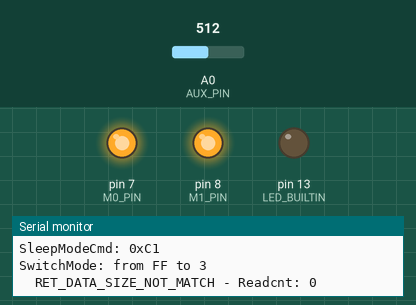
A sketch run on a simulated Arduino Uno, built with avr-gcc and run on an emulated ATmega328P. On the bench: output pins drawn as LEDs (lit = HIGH), the last lines printed to the serial monitor. Dashed ring = blinking. Inputs (shaded band) come from the test bench; at power-on: A0 (AUX_PIN) = 512. Random numbers use the default seed unless the sketch sets one.

Above: at 0.1 s.
At 3.6 s:
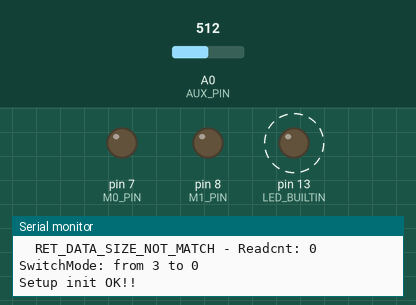
3.7 s: A0 (AUX_PIN) set to 54
6.7 s: A0 (AUX_PIN) set to 46
8.2 s: A0 (AUX_PIN) set to 68
At 8.7 s:
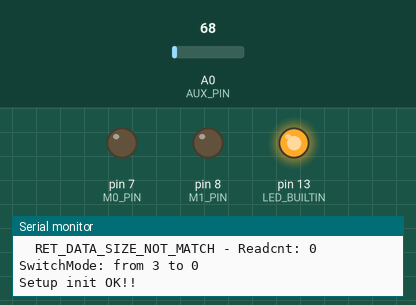
11.2 s: A0 (AUX_PIN) set to 48
Timing chart, 0 to 13.7 s (numbered marks = the images above; inputs shaded):
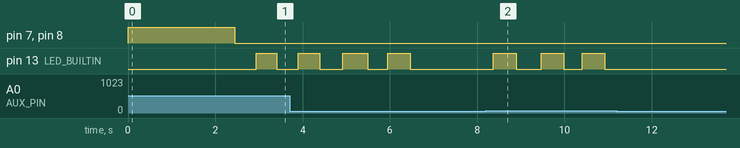

The sketch:

Lora_E32.ino
```cpp
/**
 * E32-TTL-100 Transceiver Interface
 *
 * @author Bob Chen (bob-0505@gotmail.com)
 * @date 1 November 2017
 * https://github.com/Bob0505/E32-TTL-100
 */
#include <SoftwareSerial.h>

#include "E32-TTL-100.h"

/*
 need series a 4.7k Ohm resistor between .
 UNO/NANO(5V mode)                E32-TTL-100
    *--------*                      *------*
    | D7     | <------------------> | M0   |
    | D8     | <------------------> | M1   |
    | A0     | <------------------> | AUX  |
    | D10(Rx)| <---> 4.7k Ohm <---> | Tx   |
    | D11(Tx)| <---> 4.7k Ohm <---> | Rx   |
    *--------*                      *------*
*/
#define M0_PIN  7
#define M1_PIN  8
#define AUX_PIN A0
#define SOFT_RX 10
#define SOFT_TX 11

SoftwareSerial softSerial(SOFT_RX, SOFT_TX);  // RX, TX

//=== AUX ===========================================+
bool AUX_HL;
bool ReadAUX()
{
  int val = analogRead(AUX_PIN);

  if(val<50)
  {
    AUX_HL = LOW;
  }else {
    AUX_HL = HIGH;
  }

  return AUX_HL;
}

//return default status
RET_STATUS WaitAUX_H()
{
  RET_STATUS STATUS = RET_SUCCESS;

  uint8_t cnt = 0;
  uint8_t data_buf[100], data_len;

  while((ReadAUX()==LOW) && (cnt++<TIME_OUT_CNT))
  {
    Serial.print(".");
    delay(100);
  }

  if(cnt==0)
  {
  }
  else if(cnt>=TIME_OUT_CNT)
  {
    STATUS = RET_TIMEOUT;
    Serial.println(" TimeOut");
  }
  else
  {
    Serial.println("");
  }

  return STATUS;
}
//=== AUX ===========================================-
//=== Mode Select ===================================+
bool chkModeSame(MODE_TYPE mode)
{
  static MODE_TYPE pre_mode = MODE_INIT;

  if(pre_mode == mode)
  {
    //Serial.print("SwitchMode: (no need to switch) ");  Serial.println(mode, HEX);
    return true;
  }
  else
  {
    Serial.print("SwitchMode: from ");  Serial.print(pre_mode, HEX);  Serial.print(" to ");  Serial.println(mode, HEX);
    pre_mode = mode;
    return false;
  }
}

void SwitchMode(MODE_TYPE mode)
{
  if(!chkModeSame(mode))
  {
    WaitAUX_H();

    switch (mode)
    {
      case MODE_0_NORMAL:
        // Mode 0 | normal operation
        digitalWrite(M0_PIN, LOW);
        digitalWrite(M1_PIN, LOW);
        break;
      case MODE_1_WAKE_UP:
        digitalWrite(M0_PIN, HIGH);
        digitalWrite(M1_PIN, LOW);
        break;
      case MODE_2_POWER_SAVIN:
        digitalWrite(M0_PIN, LOW);
        digitalWrite(M1_PIN, HIGH);
        break;
      case MODE_3_SLEEP:
        // Mode 3 | Setting operation
        digitalWrite(M0_PIN, HIGH);
        digitalWrite(M1_PIN, HIGH);
        break;
      default:
        return ;
    }

    WaitAUX_H();
    delay(10);
  }
}
//=== Mode Select ===================================-
//=== Basic cmd =====================================+
void cleanUARTBuf()
{
  bool IsNull = true;

  while (softSerial.available())
  {
    IsNull = false;

    softSerial.read();
  }
}

void triple_cmd(SLEEP_MODE_CMD_TYPE Tcmd)
{
  uint8_t CMD[3] = {Tcmd, Tcmd, Tcmd};
  softSerial.write(CMD, 3);
  delay(50);  //need ti check
}

RET_STATUS Module_info(uint8_t* pReadbuf, uint8_t buf_len)
{
  RET_STATUS STATUS = RET_SUCCESS;
  uint8_t Readcnt, idx;

  Readcnt = softSerial.available();
  //Serial.print("softSerial.available(): ");  Serial.print(Readcnt);  Serial.println(" bytes.");
  if (Readcnt == buf_len)
  {
    for(idx=0;idx<buf_len;idx++)
    {
      *(pReadbuf+idx) = softSerial.read();
      Serial.print(" 0x");
      Serial.print(0xFF & *(pReadbuf+idx), HEX);    // print as an ASCII-encoded hexadecimal
    } Serial.println("");
  }
  else
  {
    STATUS = RET_DATA_SIZE_NOT_MATCH;
    Serial.print("  RET_DATA_SIZE_NOT_MATCH - Readcnt: ");  Serial.println(Readcnt);
    cleanUARTBuf();
  }

  return STATUS;
}
//=== Basic cmd =====================================-
//=== Sleep mode cmd ================================+
RET_STATUS Write_CFG_PDS(struct CFGstruct* pCFG)
{
  softSerial.write((uint8_t *)pCFG, 6);

  WaitAUX_H();
  delay(1200);  //need ti check

  return RET_SUCCESS;
}

RET_STATUS Read_CFG(struct CFGstruct* pCFG)
{
  RET_STATUS STATUS = RET_SUCCESS;

  //1. read UART buffer.
  cleanUARTBuf();

  //2. send CMD
  triple_cmd(R_CFG);

  //3. Receive configure
  STATUS = Module_info((uint8_t *)pCFG, sizeof(CFGstruct));
  if(STATUS == RET_SUCCESS)
  {
  Serial.print("  HEAD:     ");  Serial.println(pCFG->HEAD, HEX);
  Serial.print("  ADDH:     ");  Serial.println(pCFG->ADDH, HEX);
  Serial.print("  ADDL:     ");  Serial.println(pCFG->ADDL, HEX);

  Serial.print("  CHAN:     ");  Serial.println(pCFG->CHAN, HEX);
  }

  return STATUS;
}

RET_STATUS Read_module_version(struct MVerstruct* MVer)
{
  RET_STATUS STATUS = RET_SUCCESS;

  //1. read UART buffer.
  cleanUARTBuf();

  //2. send CMD
  triple_cmd(R_MODULE_VERSION);

  //3. Receive configure
  STATUS = Module_info((uint8_t *)MVer, sizeof(MVerstruct));
  if(STATUS == RET_SUCCESS)
  {
    Serial.print("  HEAD:     0x");  Serial.println(MVer->HEAD, HEX);
    Serial.print("  Model:    0x");  Serial.println(MVer->Model, HEX);
    Serial.print("  Version:  0x");  Serial.println(MVer->Version, HEX);
    Serial.print("  features: 0x");  Serial.println(MVer->features, HEX);
  }

  return RET_SUCCESS;
}

void Reset_module()
{
  triple_cmd(W_RESET_MODULE);

  WaitAUX_H();
  delay(1000);
}

RET_STATUS SleepModeCmd(uint8_t CMD, void* pBuff)
{
  RET_STATUS STATUS = RET_SUCCESS;

  Serial.print("SleepModeCmd: 0x");  Serial.println(CMD, HEX);
  WaitAUX_H();

  SwitchMode(MODE_3_SLEEP);

  switch (CMD)
  {
    case W_CFG_PWR_DWN_SAVE:
      STATUS = Write_CFG_PDS((struct CFGstruct* )pBuff);
      break;
    case R_CFG:
      STATUS = Read_CFG((struct CFGstruct* )pBuff);
      break;
    case W_CFG_PWR_DWN_LOSE:

      break;
    case R_MODULE_VERSION:
      Read_module_version((struct MVerstruct* )pBuff);
      break;
    case W_RESET_MODULE:
      Reset_module();
      break;

    default:
      return RET_INVALID_PARAM;
  }

  WaitAUX_H();
  return STATUS;
}
//=== Sleep mode cmd ================================-

RET_STATUS SettingModule(struct CFGstruct *pCFG)
{
  RET_STATUS STATUS = RET_SUCCESS;

#ifdef Device_A
  pCFG->ADDH = DEVICE_A_ADDR_H;
  pCFG->ADDL = DEVICE_A_ADDR_L;
#else
  pCFG->ADDH = DEVICE_B_ADDR_H;
  pCFG->ADDL = DEVICE_B_ADDR_L;
#endif

  pCFG->OPTION_bits.trsm_mode =TRSM_FP_MODE;
  pCFG->OPTION_bits.tsmt_pwr = TSMT_PWR_10DB;

  STATUS = SleepModeCmd(W_CFG_PWR_DWN_SAVE, (void* )pCFG);

  SleepModeCmd(W_RESET_MODULE, NULL);

  STATUS = SleepModeCmd(R_CFG, (void* )pCFG);

  return STATUS;
}

RET_STATUS ReceiveMsg(uint8_t *pdatabuf, uint8_t *data_len)
{

  RET_STATUS STATUS = RET_SUCCESS;
  uint8_t idx;

  SwitchMode(MODE_0_NORMAL);
  *data_len = softSerial.available();

  if (*data_len > 0)
  {
    Serial.print("ReceiveMsg: ");  Serial.print(*data_len);  Serial.println(" bytes.");

    for(idx=0;idx<*data_len;idx++)
      *(pdatabuf+idx) = softSerial.read();

    for(idx=0;idx<*data_len;idx++)
    {
      Serial.print(" 0x");
      Serial.print(0xFF & *(pdatabuf+idx), HEX);    // print as an ASCII-encoded hexadecimal
    } Serial.println("");
  }
  else
  {
    STATUS = RET_NOT_IMPLEMENT;
  }

  return STATUS;
}

RET_STATUS SendMsg()
{
  RET_STATUS STATUS = RET_SUCCESS;

  SwitchMode(MODE_0_NORMAL);

  if(ReadAUX()!=HIGH)
  {
    return RET_NOT_IMPLEMENT;
  }
  delay(10);
  if(ReadAUX()!=HIGH)
  {
    return RET_NOT_IMPLEMENT;
  }

  //TRSM_FP_MODE
  //Send format : ADDH ADDL CHAN DATA_0 DATA_1 DATA_2 ...
#ifdef Device_A
  uint8_t SendBuf[4] = { DEVICE_B_ADDR_H, DEVICE_B_ADDR_L, 0x17, random(0x00, 0x80)}; //for A
#else
  uint8_t SendBuf[4] = { DEVICE_A_ADDR_H, DEVICE_A_ADDR_L, 0x17, random(0x81, 0xFF)}; //for B
#endif
  softSerial.write(SendBuf, 4);

  return STATUS;
}

//The setup function is called once at startup of the sketch
void setup()
{
  RET_STATUS STATUS = RET_SUCCESS;
  struct CFGstruct CFG;
  struct MVerstruct MVer;

  pinMode(M0_PIN, OUTPUT);
  pinMode(M1_PIN, OUTPUT);
  pinMode(AUX_PIN, INPUT);
  pinMode(LED_BUILTIN, OUTPUT);

  softSerial.begin(9600);
  Serial.begin(9600);

#ifdef Device_A
  Serial.println("[10-A] ");
#else
  Serial.println("[10-B] ");
#endif

  STATUS = SleepModeCmd(R_CFG, (void* )&CFG);
  STATUS = SettingModule(&CFG);

  STATUS = SleepModeCmd(R_MODULE_VERSION, (void* )&MVer);

  // Mode 0 | normal operation
  SwitchMode(MODE_0_NORMAL);

  //self-check initialization.
  WaitAUX_H();
  delay(10);

  if(STATUS == RET_SUCCESS)
    Serial.println("Setup init OK!!");
}

void blinkLED()
{
  static bool LedStatus = LOW;

  digitalWrite(LED_BUILTIN, LedStatus);
  LedStatus = !LedStatus;
}

// The loop function is called in an endless loop
void loop()
{
  uint8_t data_buf[100], data_len;

#ifdef Device_A
  if(ReceiveMsg(data_buf, &data_len)==RET_SUCCESS)
  {
    blinkLED();
  }
#else
  if(SendMsg()==RET_SUCCESS)
  {
    blinkLED();
  }
#endif

  delay(random(400, 600));
}
```

E32-TTL-100.h
```cpp
/**
 * E32-TTL-100 Transceiver Interface
 *
 * @author Bob Chen (bob-0505@gotmail.com)
 * @date 1 November 2017
 * https://github.com/Bob0505/E32-TTL-100
 */
#ifndef E32-TTL-100_H_
#define E32-TTL-100_H_

typedef enum {
  RET_SUCCESS = 0,
  RET_ERROR_UNKNOWN,	/* something shouldn't happened */
  RET_NOT_SUPPORT,
  RET_NOT_IMPLEMENT,
  RET_NOT_INITIAL,
  RET_INVALID_PARAM,
  RET_DATA_SIZE_NOT_MATCH,
  RET_BUF_TOO_SMALL,
  RET_TIMEOUT,
  RET_HW_ERROR,
} RET_STATUS;

enum MODE_TYPE
{
  MODE_0_NORMAL = 0,
  MODE_1_WAKE_UP,
  MODE_2_POWER_SAVIN,
  MODE_3_SLEEP,
  MODE_INIT = 0xFF
};

//SPED+
enum SLEEP_MODE_CMD_TYPE
{
  W_CFG_PWR_DWN_SAVE = 0xC0,
  R_CFG              = 0xC1,
  W_CFG_PWR_DWN_LOSE = 0xC2,
  R_MODULE_VERSION   = 0xC3,
  W_RESET_MODULE     = 0xC4
};

enum UART_FORMAT_TYPE
{
  UART_FORMAT_8N1 = 0x00,  /*no   parity bit one stop*/
  UART_FORMAT_8O1 = 0x01,  /*odd  parity bit one stop*/
  UART_FORMAT_8E1 = 0x02   /*even parity bitone stop*/
};

enum UART_BPS_TYPE
{
  UART_BPS_1200 = 0x00,
  UART_BPS_9600 = 0x03,
  UART_BPS_115200 = 0x07
};

enum AIR_BPS_TYPE
{
  AIR_BPS_300   = 0x00,
  AIR_BPS_2400  = 0x02,
  AIR_BPS_19200 = 0x05
};
//SPED-

//410~441MHz : 410M + CHAN*1M
enum AIR_CHAN_TYPE
{
  AIR_CHAN_410M = 0x00,
  AIR_CHAN_433M = 0x17,
  AIR_CHAN_441M = 0x1F
};

//OPTION+
#define TRSM_TT_MODE		0x00	/*Transparent Transmission*/
#define TRSM_FP_MODE		0x01	/*Fixed-point transmission mode*/

#define OD_DRIVE_MODE		0x00
#define PP_DRIVE_MODE		0x01

enum WEAK_UP_TIME_TYPE
{
  WEAK_UP_TIME_250  = 0x00,
  WEAK_UP_TIME_1000 = 0x03,
  WEAK_UP_TIME_2000 = 0x07
};

#define DISABLE_FEC			0x00
#define ENABLE_FEC			0x01

//Transmit power
enum TSMT_PWR_TYPE
{
  TSMT_PWR_20DB = 0x00,
  TSMT_PWR_17DB = 0x01,
  TSMT_PWR_14DB = 0x02,
  TSMT_PWR_10DB = 0x03
};
//OPTION-

#pragma pack(push, 1)
struct SPEDstruct {
  uint8_t air_bps : 3; //bit 0-2
  uint8_t uart_bps: 3; //bit 3-5
  uint8_t uart_fmt: 2; //bit 6-7
};

struct OPTIONstruct {
  uint8_t tsmt_pwr    : 2; //bit 0-1
  uint8_t enFWC       : 1; //bit 2
  uint8_t wakeup_time : 3; //bit 3-5
  uint8_t drive_mode  : 1; //bit 6
  uint8_t trsm_mode   : 1; //bit 7
};

struct CFGstruct {
  uint8_t HEAD;
  uint8_t ADDH;
  uint8_t ADDL;
  struct SPEDstruct   SPED_bits;
  uint8_t CHAN;
  struct OPTIONstruct OPTION_bits;
};

struct MVerstruct {
  uint8_t HEAD;
  uint8_t Model;
  uint8_t Version;
  uint8_t features;
};
#pragma pack(pop)


#define Device_B

#define TIME_OUT_CNT	100
#define MAX_TX_SIZE		58

#define DEVICE_A_ADDR_H 0x05
#define DEVICE_A_ADDR_L 0x01
#define DEVICE_B_ADDR_H 0x05
#define DEVICE_B_ADDR_L 0x02

#endif /* E32-TTL-100_H_ */
```

Measured:
- after the input at 6.7 s, every drawn part: stays the same
- after the input at 8.2 s, pin 13 (LED_BUILTIN): goes HIGH 0.52 s, LOW 0.57 s, HIGH 0.51 s, LOW 0.43 s, HIGH 0.51 s, then LOW, starting after 0.17 s
- after the input at 11.2 s, every drawn part: stays the same
- by itself, pin 13 (LED_BUILTIN): alternates HIGH for 0.52 s and LOW for 0.49 s
